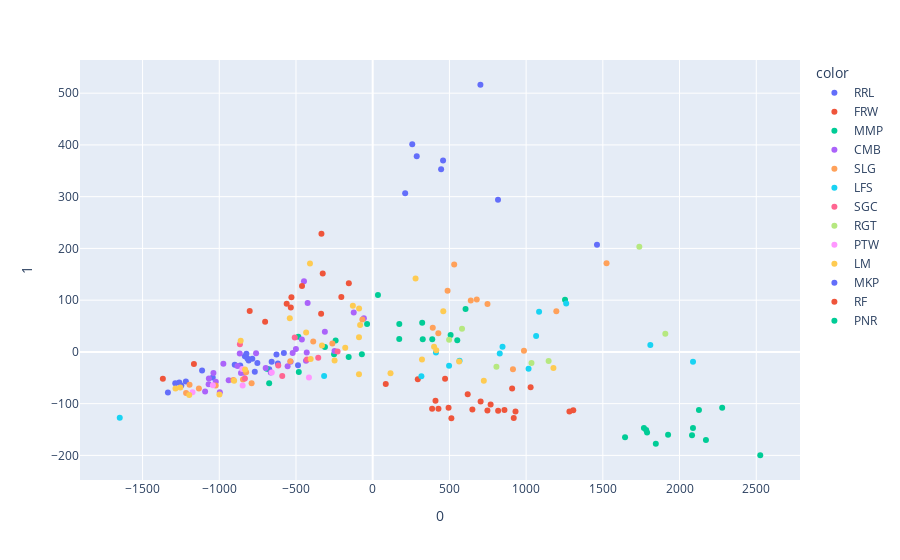

The notebook cell this image was saved under:
### Code cell
# Using new PCA Code
import plotly.express as px
from sklearn.decomposition import PCA

pca = PCA(n_components=2)
components = pca.fit_transform(df[nutrient_names])

fig = px.scatter(components, x=0, y=1, color=df['site_id'])
fig.show()

### Figure 1 — Plotly figure (JSON) as saved in the notebook; plotly's stock layout.template omitted (floating-point values rounded to 4 significant figures)
{"data": [{"hovertemplate": "color=RRL<br>0=%{x}<br>1=%{y}<extra></extra>", "legendgroup": "RRL", "marker": {"color": "#636efa", "symbol": "circle"}, "mode": "markers", "name": "RRL", "orientation": "v", "showlegend": true, "type": "scatter", "x": [-486.9, -618.0, -833.3, -808.5, -627.3, -1112.0, -784.8, -1261.0, -1218.0, -1247.0, -674.6, -579.0, -768.5, -899.3, -751.8, -1043.0, -863.4, -658.7, -823.4, -1335.0, -1287.0, -816.7], "xaxis": "x", "y": [-25.86, -22.52, -8.486, -16.63, -5.136, -35.87, -13.22, -59.02, -57.09, -65.06, -33.44, -2.293, -38.45, -25.05, -21.31, -49.57, -26.36, -19.0, -3.582, -78.62, -60.57, -12.98], "yaxis": "y"}, {"hovertemplate": "color=FRW<br>0=%{x}<br>1=%{y}<extra></extra>", "legendgroup": "FRW", "marker": {"color": "#EF553B", "symbol": "circle"}, "mode": "markers", "name": "FRW", "orientation": "v", "showlegend": true, "type": "scatter", "x": [494.6, 428.6, 747.7, 858.8, 649.7, 703.6, 930.7, 387.3, 512.9, 919.3, 409.2, 768.6, 817.5, 1029.0, 619.2, 85.08, 471.8, 908.8, 1307.0, 1282.0, 294.0], "xaxis": "x", "y": [-108.0, -109.9, -113.5, -112.3, -111.1, -95.69, -115.1, -110.0, -128.0, -127.7, -94.39, -101.9, -113.7, -68.12, -81.79, -62.24, -51.74, -70.61, -113.0, -115.4, -52.69], "yaxis": "y"}, {"hovertemplate": "color=MMP<br>0=%{x}<br>1=%{y}<extra></extra>", "legendgroup": "MMP", "marker": {"color": "#00cc96", "symbol": "circle"}, "mode": "markers", "name": "MMP", "orientation": "v", "showlegend": true, "type": "scatter", "x": [-481.7, 388.1, -251.7, 326.1, -70.69, -311.3, 551.2, 605.2, 173.3, -241.8, -690.6, -484.6, 34.3, 1254.0, 173.0, -156.6, 507.8, -674.9, 322.6], "xaxis": "x", "y": [-39.07, 24.62, -4.41, 24.42, -4.653, 9.427, 22.68, 83.1, 53.69, 22.14, -32.6, 29.31, 109.8, 100.6, 25.14, -10.05, 32.78, -60.59, 56.14], "yaxis": "y"}, {"hovertemplate": "color=CMB<br>0=%{x}<br>1=%{y}<extra></extra>", "legendgroup": "CMB", "marker": {"color": "#ab63fa", "symbol": "circle"}, "mode": "markers", "name": "CMB", "orientation": "v", "showlegend": true, "type": "scatter", "x": [-1092.0, -996.4, -664.1, -858.7, -837.6, -434.9, -535.2, -448.0, -424.1, -1068.0, -1038.0, -1069.0, -881.4, -1023.0, -973.5, -461.8, -554.6, -123.8, -311.9, -521.9, -500.5, -760.1, -248.8, -697.5, -57.51, -430.1, -866.6, -938.9], "xaxis": "x", "y": [-76.56, -77.98, -39.91, -40.7, -40.33, -17.24, -18.92, 136.5, 94.47, -51.4, -40.67, -62.5, -27.13, -57.68, -22.86, 23.78, -27.91, 76.11, 38.75, -2.272, 5.485, -2.501, 1.755, -31.04, 65.18, -0.9717, -3.151, -54.93], "yaxis": "y"}, {"hovertemplate": "color=SLG<br>0=%{x}<br>1=%{y}<extra></extra>", "legendgroup": "SLG", "marker": {"color": "#FFA15A", "symbol": "circle"}, "mode": "markers", "name": "SLG", "orientation": "v", "showlegend": true, "type": "scatter", "x": [-1216.0, -845.7, -789.2, -908.0, -1133.0, -1194.0, -1024.0, -825.0, 678.4, -536.9, 1524.0, 427.8, 531.1, 985.9, -67.5, -387.7, 748.2, 1197.0, 914.2, 391.6, -262.8, 488.1, 639.3], "xaxis": "x", "y": [-79.38, -53.26, -60.66, -54.13, -70.74, -63.27, -64.91, -39.32, 101.2, -18.03, 171.2, 35.83, 169.0, 2.274, 62.42, 20.28, 92.59, 78.57, -33.6, 46.52, 16.28, 118.4, 99.55], "yaxis": "y"}, {"hovertemplate": "color=LFS<br>0=%{x}<br>1=%{y}<extra></extra>", "legendgroup": "LFS", "marker": {"color": "#19d3f3", "symbol": "circle"}, "mode": "markers", "name": "LFS", "orientation": "v", "showlegend": true, "type": "scatter", "x": [-316.6, 1084.0, 1261.0, 566.1, 846.2, 1065.0, 497.9, -1649.0, 828.1, 317.4, 412.3, 2088.0, 1810.0, 1016.0], "xaxis": "x", "y": [-46.41, 77.78, 93.45, -17.32, 10.02, 30.93, -26.58, -127.1, -3.269, -47.19, -0.9307, -19.13, 13.21, -32.46], "yaxis": "y"}, {"hovertemplate": "color=SGC<br>0=%{x}<br>1=%{y}<extra></extra>", "legendgroup": "SGC", "marker": {"color": "#FF6692", "symbol": "circle"}, "mode": "markers", "name": "SGC", "orientation": "v", "showlegend": true, "type": "scatter", "x": [-355.1, -865.5, -508.1, -428.8, -229.0, -832.9, -615.6, -589.7], "xaxis": "x", "y": [-11.31, 14.97, 27.74, -14.86, 1.004, -51.23, -26.1, -46.41], "yaxis": "y"}, {"hovertemplate": "color=RGT<br>0=%{x}<br>1=%{y}<extra></extra>", "legendgroup": "RGT", "marker": {"color": "#B6E880", "symbol": "circle"}, "mode": "markers", "name": "RGT", "orientation": "v", "showlegend": true, "type": "scatter", "x": [1147.0, 806.4, 1035.0, 498.0, 582.1, 1738.0, 1907.0], "xaxis": "x", "y": [-17.52, -28.75, -21.32, 23.66, 44.9, 203.4, 35.28], "yaxis": "y"}, {"hovertemplate": "color=PTW<br>0=%{x}<br>1=%{y}<extra></extra>", "legendgroup": "PTW", "marker": {"color": "#FF97FF", "symbol": "circle"}, "mode": "markers", "name": "PTW", "orientation": "v", "showlegend": true, "type": "scatter", "x": [-415.7, -657.9, -1175.0, -1042.0, -850.3, -847.7], "xaxis": "x", "y": [-49.25, -39.97, -77.8, -64.47, -32.87, -64.92], "yaxis": "y"}, {"hovertemplate": "color=LM<br>0=%{x}<br>1=%{y}<extra></extra>", "legendgroup": "LM", "marker": {"color": "#FECB52", "symbol": "circle"}, "mode": "markers", "name": "LM", "orientation": "v", "showlegend": true, "type": "scatter", "x": [-903.1, -831.8, -1196.0, -89.4, -1285.0, -1254.0, -999.0, -404.3, 116.1, 414.4, -89.28, -248.4, -179.1, 321.2, 399.9, 460.0, 724.2, 563.3, 1178.0, -540.3, -408.9, -434.0, 279.3, -88.72, -331.0, -129.4, -82.17, -860.6], "xaxis": "x", "y": [-55.54, -34.19, -83.41, -43.35, -70.95, -68.72, -82.3, -13.9, -41.41, 3.345, 28.2, -16.59, 7.958, -14.73, 9.737, 78.42, -55.96, -18.52, -31.21, 64.84, 170.8, 37.55, 141.9, 83.77, 12.48, 89.12, 51.94, 21.36], "yaxis": "y"}, {"hovertemplate": "color=MKP<br>0=%{x}<br>1=%{y}<extra></extra>", "legendgroup": "MKP", "marker": {"color": "#636efa", "symbol": "circle"}, "mode": "markers", "name": "MKP", "orientation": "v", "showlegend": true, "type": "scatter", "x": [445.9, 286.9, 458.7, 257.8, 702.0, 1462.0, 816.7, 211.6], "xaxis": "x", "y": [353.1, 378.1, 370.0, 401.5, 516.3, 207.2, 294.0, 306.7], "yaxis": "y"}, {"hovertemplate": "color=RF<br>0=%{x}<br>1=%{y}<extra></extra>", "legendgroup": "RF", "marker": {"color": "#EF553B", "symbol": "circle"}, "mode": "markers", "name": "RF", "orientation": "v", "showlegend": true, "type": "scatter", "x": [-1165.0, -155.5, -204.5, -334.1, -801.7, -325.7, -460.7, -560.7, -336.3, -529.9, -533.8, -701.3, -1368.0], "xaxis": "x", "y": [-23.16, 132.5, 106.1, 228.5, 79.03, 151.3, 127.3, 93.22, 73.72, 105.5, 85.6, 58.27, -52.01], "yaxis": "y"}, {"hovertemplate": "color=PNR<br>0=%{x}<br>1=%{y}<extra></extra>", "legendgroup": "PNR", "marker": {"color": "#00cc96", "symbol": "circle"}, "mode": "markers", "name": "PNR", "orientation": "v", "showlegend": true, "type": "scatter", "x": [-36.56, 2126.0, 1788.0, 1845.0, 2172.0, 1925.0, 2081.0, 1645.0, 1768.0, 2278.0, 2087.0, 2526.0, 1782.0], "xaxis": "x", "y": [54.1, -112.1, -155.7, -177.3, -170.1, -160.3, -161.1, -165.1, -147.1, -108.0, -146.8, -199.7, -151.0], "yaxis": "y"}], "layout": {"legend": {"title": {"text": "color"}, "tracegroupgap": 0}, "margin": {"t": 60}, "xaxis": {"anchor": "y", "domain": [0, 1], "title": {"text": "0"}}, "yaxis": {"anchor": "x", "domain": [0, 1], "title": {"text": "1"}}}}
